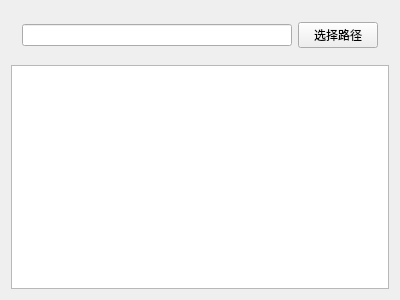
<?xml version="1.0" encoding="UTF-8"?>
<ui version="4.0">
 <class>Widget</class>
 <widget class="QWidget" name="Widget">
  <property name="geometry">
   <rect>
    <x>0</x>
    <y>0</y>
    <width>400</width>
    <height>300</height>
   </rect>
  </property>
  <property name="windowTitle">
   <string>Widget</string>
  </property>
  <layout class="QVBoxLayout" name="verticalLayout">
   <item>
    <widget class="QWidget" name="widget" native="true">
     <layout class="QHBoxLayout" name="horizontalLayout">
      <item>
       <widget class="QLineEdit" name="lineEdit"/>
      </item>
      <item>
       <widget class="QPushButton" name="pushButton">
        <property name="text">
         <string>选择路径</string>
        </property>
       </widget>
      </item>
     </layout>
    </widget>
   </item>
   <item>
    <widget class="QTextEdit" name="textEdit"/>
   </item>
  </layout>
 </widget>
 <layoutdefault spacing="6" margin="11"/>
 <resources/>
 <connections/>
</ui>
